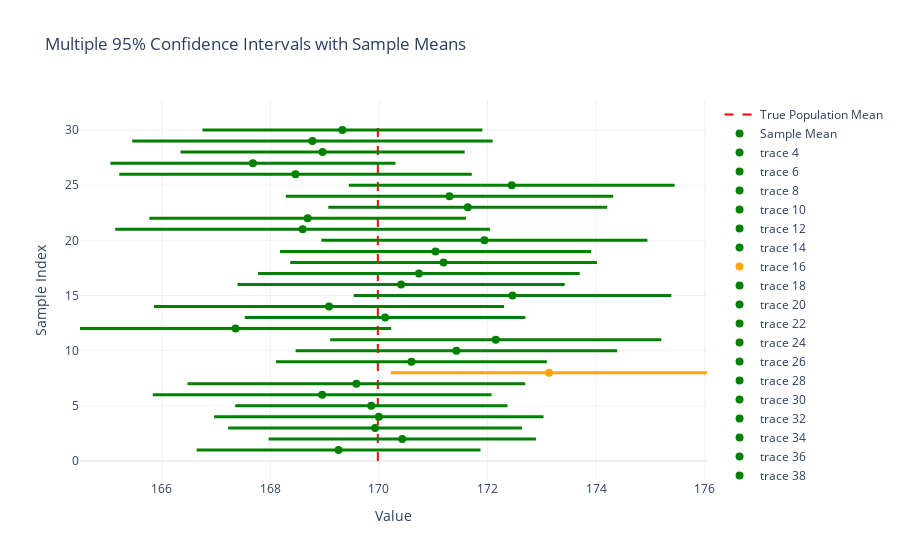

Here is the notebook cell this chart was saved with:
### Code cell
# Create figure again with sample means added

fig = go.Figure()

# Plot true population mean
fig.add_trace(go.Scatter(x=[true_mean, true_mean], y=[0, num_samples+1],
                         mode="lines", line=dict(color="red", dash="dash"),
                         name="True Population Mean"))

# Plot confidence intervals with sample means
for i, ((ci_low, ci_high), mean) in enumerate(zip(intervals, means), 1):
    color = "green" if ci_low <= true_mean <= ci_high else "orange"
    
    # CI line
    fig.add_trace(go.Scatter(x=[ci_low, ci_high], y=[i, i], mode="lines",
                             line=dict(color=color, width=3),
                             showlegend=False))
    
    # Sample mean point
    fig.add_trace(go.Scatter(x=[mean], y=[i], mode="markers",
                             marker=dict(size=8, color=color, symbol="circle"),
                             name="Sample Mean" if i == 1 else None))

# Layout
fig.update_layout(
    title="Multiple 95% Confidence Intervals with Sample Means",
    xaxis_title="Value",
    yaxis_title="Sample Index",
    showlegend=True,
    template="plotly_white"
)

fig.show()

### Figure 1 — Plotly figure (JSON) as saved in the notebook; plotly's stock layout.template omitted (floating-point values rounded to 4 significant figures)
{"data": [{"line": {"color": "red", "dash": "dash"}, "mode": "lines", "name": "True Population Mean", "type": "scatter", "x": [170.0, 170.0], "y": [0, 31]}, {"line": {"color": "green", "width": 3}, "mode": "lines", "showlegend": false, "type": "scatter", "x": [166.6, 171.9], "y": [1, 1]}, {"marker": {"color": "green", "size": 8, "symbol": "circle"}, "mode": "markers", "name": "Sample Mean", "type": "scatter", "x": [169.3], "y": [1]}, {"line": {"color": "green", "width": 3}, "mode": "lines", "showlegend": false, "type": "scatter", "x": [168.0, 172.9], "y": [2, 2]}, {"marker": {"color": "green", "size": 8, "symbol": "circle"}, "mode": "markers", "type": "scatter", "x": [170.4], "y": [2]}, {"line": {"color": "green", "width": 3}, "mode": "lines", "showlegend": false, "type": "scatter", "x": [167.2, 172.6], "y": [3, 3]}, {"marker": {"color": "green", "size": 8, "symbol": "circle"}, "mode": "markers", "type": "scatter", "x": [169.9], "y": [3]}, {"line": {"color": "green", "width": 3}, "mode": "lines", "showlegend": false, "type": "scatter", "x": [167.0, 173.0], "y": [4, 4]}, {"marker": {"color": "green", "size": 8, "symbol": "circle"}, "mode": "markers", "type": "scatter", "x": [170.0], "y": [4]}, {"line": {"color": "green", "width": 3}, "mode": "lines", "showlegend": false, "type": "scatter", "x": [167.4, 172.4], "y": [5, 5]}, {"marker": {"color": "green", "size": 8, "symbol": "circle"}, "mode": "markers", "type": "scatter", "x": [169.9], "y": [5]}, {"line": {"color": "green", "width": 3}, "mode": "lines", "showlegend": false, "type": "scatter", "x": [165.8, 172.1], "y": [6, 6]}, {"marker": {"color": "green", "size": 8, "symbol": "circle"}, "mode": "markers", "type": "scatter", "x": [169.0], "y": [6]}, {"line": {"color": "green", "width": 3}, "mode": "lines", "showlegend": false, "type": "scatter", "x": [166.5, 172.7], "y": [7, 7]}, {"marker": {"color": "green", "size": 8, "symbol": "circle"}, "mode": "markers", "type": "scatter", "x": [169.6], "y": [7]}, {"line": {"color": "orange", "width": 3}, "mode": "lines", "showlegend": false, "type": "scatter", "x": [170.2, 176.0], "y": [8, 8]}, {"marker": {"color": "orange", "size": 8, "symbol": "circle"}, "mode": "markers", "type": "scatter", "x": [173.1], "y": [8]}, {"line": {"color": "green", "width": 3}, "mode": "lines", "showlegend": false, "type": "scatter", "x": [168.1, 173.1], "y": [9, 9]}, {"marker": {"color": "green", "size": 8, "symbol": "circle"}, "mode": "markers", "type": "scatter", "x": [170.6], "y": [9]}, {"line": {"color": "green", "width": 3}, "mode": "lines", "showlegend": false, "type": "scatter", "x": [168.5, 174.4], "y": [10, 10]}, {"marker": {"color": "green", "size": 8, "symbol": "circle"}, "mode": "markers", "type": "scatter", "x": [171.4], "y": [10]}, {"line": {"color": "green", "width": 3}, "mode": "lines", "showlegend": false, "type": "scatter", "x": [169.1, 175.2], "y": [11, 11]}, {"marker": {"color": "green", "size": 8, "symbol": "circle"}, "mode": "markers", "type": "scatter", "x": [172.2], "y": [11]}, {"line": {"color": "green", "width": 3}, "mode": "lines", "showlegend": false, "type": "scatter", "x": [164.5, 170.2], "y": [12, 12]}, {"marker": {"color": "green", "size": 8, "symbol": "circle"}, "mode": "markers", "type": "scatter", "x": [167.4], "y": [12]}, {"line": {"color": "green", "width": 3}, "mode": "lines", "showlegend": false, "type": "scatter", "x": [167.5, 172.7], "y": [13, 13]}, {"marker": {"color": "green", "size": 8, "symbol": "circle"}, "mode": "markers", "type": "scatter", "x": [170.1], "y": [13]}, {"line": {"color": "green", "width": 3}, "mode": "lines", "showlegend": false, "type": "scatter", "x": [165.9, 172.3], "y": [14, 14]}, {"marker": {"color": "green", "size": 8, "symbol": "circle"}, "mode": "markers", "type": "scatter", "x": [169.1], "y": [14]}, {"line": {"color": "green", "width": 3}, "mode": "lines", "showlegend": false, "type": "scatter", "x": [169.5, 175.4], "y": [15, 15]}, {"marker": {"color": "green", "size": 8, "symbol": "circle"}, "mode": "markers", "type": "scatter", "x": [172.5], "y": [15]}, {"line": {"color": "green", "width": 3}, "mode": "lines", "showlegend": false, "type": "scatter", "x": [167.4, 173.4], "y": [16, 16]}, {"marker": {"color": "green", "size": 8, "symbol": "circle"}, "mode": "markers", "type": "scatter", "x": [170.4], "y": [16]}, {"line": {"color": "green", "width": 3}, "mode": "lines", "showlegend": false, "type": "scatter", "x": [167.8, 173.7], "y": [17, 17]}, {"marker": {"color": "green", "size": 8, "symbol": "circle"}, "mode": "markers", "type": "scatter", "x": [170.7], "y": [17]}, {"line": {"color": "green", "width": 3}, "mode": "lines", "showlegend": false, "type": "scatter", "x": [168.4, 174.0], "y": [18, 18]}, {"marker": {"color": "green", "size": 8, "symbol": "circle"}, "mode": "markers", "type": "scatter", "x": [171.2], "y": [18]}, {"line": {"color": "green", "width": 3}, "mode": "lines", "showlegend": false, "type": "scatter", "x": [168.2, 173.9], "y": [19, 19]}, {"marker": {"color": "green", "size": 8, "symbol": "circle"}, "mode": "markers", "type": "scatter", "x": [171.0], "y": [19]}, {"line": {"color": "green", "width": 3}, "mode": "lines", "showlegend": false, "type": "scatter", "x": [168.9, 174.9], "y": [20, 20]}, {"marker": {"color": "green", "size": 8, "symbol": "circle"}, "mode": "markers", "type": "scatter", "x": [171.9], "y": [20]}, {"line": {"color": "green", "width": 3}, "mode": "lines", "showlegend": false, "type": "scatter", "x": [165.1, 172.0], "y": [21, 21]}, {"marker": {"color": "green", "size": 8, "symbol": "circle"}, "mode": "markers", "type": "scatter", "x": [168.6], "y": [21]}, {"line": {"color": "green", "width": 3}, "mode": "lines", "showlegend": false, "type": "scatter", "x": [165.8, 171.6], "y": [22, 22]}, {"marker": {"color": "green", "size": 8, "symbol": "circle"}, "mode": "markers", "type": "scatter", "x": [168.7], "y": [22]}, {"line": {"color": "green", "width": 3}, "mode": "lines", "showlegend": false, "type": "scatter", "x": [169.1, 174.2], "y": [23, 23]}, {"marker": {"color": "green", "size": 8, "symbol": "circle"}, "mode": "markers", "type": "scatter", "x": [171.6], "y": [23]}, {"line": {"color": "green", "width": 3}, "mode": "lines", "showlegend": false, "type": "scatter", "x": [168.3, 174.3], "y": [24, 24]}, {"marker": {"color": "green", "size": 8, "symbol": "circle"}, "mode": "markers", "type": "scatter", "x": [171.3], "y": [24]}, {"line": {"color": "green", "width": 3}, "mode": "lines", "showlegend": false, "type": "scatter", "x": [169.4, 175.4], "y": [25, 25]}, {"marker": {"color": "green", "size": 8, "symbol": "circle"}, "mode": "markers", "type": "scatter", "x": [172.4], "y": [25]}, {"line": {"color": "green", "width": 3}, "mode": "lines", "showlegend": false, "type": "scatter", "x": [165.2, 171.7], "y": [26, 26]}, {"marker": {"color": "green", "size": 8, "symbol": "circle"}, "mode": "markers", "type": "scatter", "x": [168.5], "y": [26]}, {"line": {"color": "green", "width": 3}, "mode": "lines", "showlegend": false, "type": "scatter", "x": [165.1, 170.3], "y": [27, 27]}, {"marker": {"color": "green", "size": 8, "symbol": "circle"}, "mode": "markers", "type": "scatter", "x": [167.7], "y": [27]}, {"line": {"color": "green", "width": 3}, "mode": "lines", "showlegend": false, "type": "scatter", "x": [166.3, 171.6], "y": [28, 28]}, {"marker": {"color": "green", "size": 8, "symbol": "circle"}, "mode": "markers", "type": "scatter", "x": [169.0], "y": [28]}, {"line": {"color": "green", "width": 3}, "mode": "lines", "showlegend": false, "type": "scatter", "x": [165.5, 172.1], "y": [29, 29]}, {"marker": {"color": "green", "size": 8, "symbol": "circle"}, "mode": "markers", "type": "scatter", "x": [168.8], "y": [29]}, {"line": {"color": "green", "width": 3}, "mode": "lines", "showlegend": false, "type": "scatter", "x": [166.7, 171.9], "y": [30, 30]}, {"marker": {"color": "green", "size": 8, "symbol": "circle"}, "mode": "markers", "type": "scatter", "x": [169.3], "y": [30]}], "layout": {"showlegend": true, "title": {"text": "Multiple 95% Confidence Intervals with Sample Means"}, "xaxis": {"title": {"text": "Value"}}, "yaxis": {"title": {"text": "Sample Index"}}}}
